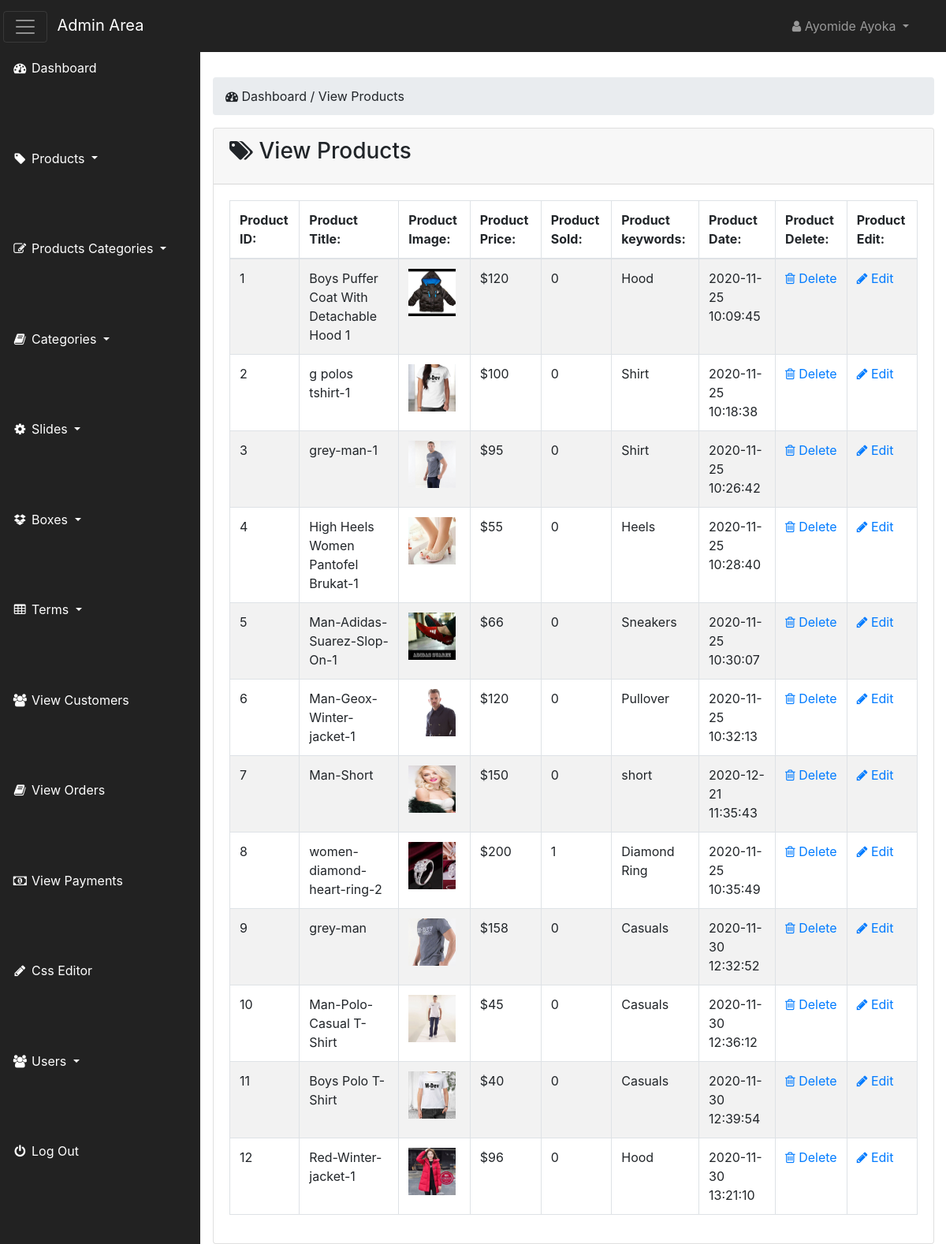
The app's page /admin_area/index.php?view_products (signed in) with its own data.
### tables this page shows
CREATE TABLE `products` (
  `product_id` int(100) NOT NULL,
  `p_cat_id` int(100) NOT NULL,
  `cat_id` int(100) NOT NULL,
  `date` timestamp NOT NULL DEFAULT CURRENT_TIMESTAMP ON UPDATE CURRENT_TIMESTAMP,
  `product_title` text NOT NULL,
  `product_img1` text NOT NULL,
  `product_img2` text NOT NULL,
  `product_img3` text NOT NULL,
  `product_price` int(100) NOT NULL,
  `product_keywords` text NOT NULL,
  `product_desc` text NOT NULL
);

### admin_area/view_products.php (the view)
<?php
   if(!isset($_SESSION['admin_email'])) {
    echo "<script> window.open('login.php','_self') </script>";
   }
   else{
?>
<div class="row">
    <div class="col-lg-12 mt-5">
        <ol class="breadcrumb">
            <li class="active">
                <i class="fa fa-dashboard"></i> Dashboard / View Products
            </li>
        </ol>
    </div>
</div>
<div class="row">
    <div class="col-lg-12">
        <div class="card">
            <div class="card-header">
                <h3 class="card-title">
                  <i class="fa fa-tags"></i> View Products
                </h3>
            </div>
            <div class="card-body">
                <div class="table-responsive">
                    <table class="table table-striped table-bordered table-hover">
                        <thead>
                            <tr>
                                <th> Product ID: </th>
                                <th> Product Title: </th>
                                <th> Product Image: </th>
                                <th> Product Price: </th>
                                <th> Product Sold: </th>
                                <th> Product keywords: </th>
                                <th> Product Date: </th>
                                <th> Product Delete: </th>
                                <th> Product Edit: </th>
                            </tr>
                        </thead>
                        <tbody>
                          <?php
                           $i=0;
                           $get_pro = "select * from products";
                           $run_pro = mysqli_query($con,$get_pro);
                           while($row_pro = mysqli_fetch_array($run_pro)) {
                             $pro_id = $row_pro['product_id'];
                             $pro_title = $row_pro['product_title'];
                             $pro_img1 = $row_pro['product_img1'];
                             $pro_price = $row_pro['product_price'];
                             $pro_keywords = $row_pro['product_keywords'];
                             $pro_date = $row_pro['date'];
                             $i++;
                          ?>
                          <tr>
                              <td> <?php echo $i; ?> </td>
                              <td> <?php echo $pro_title; ?> </td>
                              <td> <img src="product_images/<?php echo $pro_img1; ?>" alt="" width="60" height="60"> </td>
                              <td> $<?php echo $pro_price; ?> </td>
                              <td> <?php
                                 $get_sold = "select * from pending_orders where product_id='$pro_id'";
                                 $run_sold = mysqli_query($con,$get_sold);
                                 $count = mysqli_num_rows($run_sold);
                                 echo $count;
                              ?> </td>
                              <td> <?php echo $pro_keywords ?> </td>
                              <td> <?php echo $pro_date ?> </td>
                              <td>
                                  <a href="index.php?delete_product=<?php echo $pro_id; ?>">
                                     <i class="fa fa-trash-o"></i> Delete
                                  </a>
                             </td>
                              <td>
                                  <a href="index.php?edit_product=<?php echo $pro_id; ?>">
                                    <i class="fa fa-pencil"></i> Edit
                                  </a>
                              </td>
                          </tr>
                         <?php } ?>
                        </tbody>
                    </table>
                </div>
            </div>
        </div>
    </div>
</div>
<?php } ?>

### admin_area/includes/sidebar.php (shortened to what this page needs)
<?php
   if(!isset($_SESSION['admin_email'])) {
    echo "<script> window.open('login.php','_self') </script>";
   }
   else{
?>
<nav class="navbar navbar-inverse fixed-top navbar-dark bg-dark" id="first-nav">
    <div class="navbar-header">
        <button class="navbar-toggler mr-2" id="basttoggle" type="button" data-toggle="collapse" data-target=".navbar-ex1-collapse">
            <span class="navbar-toggler-icon"></span>
        </button>
        <a href="index.php?dashboard" class="navbar-brand">Admin Area</a>
    </div>
    <ul class="nav navbar-right top-nav">
        <li class="nav-item dropdown">
            <a class="nav-link dropdown-toggle" href="#" data-toggle="dropdown">
               <i class="fa fa-user"></i> <?php echo $admin_name; ?>
            </a>
        </li>
    </ul>
    <div class=" navbar-collapse navbar-ex1-collapse">
        <ul class="nav side-nav" id="side-nav">
            <li>
                <a class="nav-link" href="index.php?dashboard">
                  <i class="fa fa-fw fa-dashboard"></i> Dashboard
                </a>
            </li>
            <li class="nav-item dropdown">
                <a class="nav-link dropdown-toggle" href="#" data-toggle="dropdown" data-target="#products">
                  <i class="fa fa-fw fa-tag"></i> Products
                </a>
            </li>
            <li class="nav-item dropdown">
                <a class="nav-link dropdown-toggle" href="#" data-toggle="dropdown" data-target="#products">
                  <i class="fa fa-fw fa-edit"></i> Products Categories
                </a>
            </li>
            <li class="nav-item dropdown">
                <a class="nav-link dropdown-toggle" href="#" data-toggle="dropdown" data-target="#products">
                  <i class="fa fa-fw fa-book"></i> Categories
                </a>
            </li>
            <li class="nav-item dropdown">
                <a class="nav-link dropdown-toggle" href="#" data-toggle="dropdown" data-target="#products">
                  <i class="fa fa-fw fa-gear"></i> Slides
                </a>
            </li>
            <li class="nav-item dropdown">
                <a class="nav-link dropdown-toggle" href="#" data-toggle="dropdown" data-target="#products">
                  <i class="fa fa-fw fa-dropbox"></i> Boxes
                </a>
            </li>
            <li class="nav-item dropdown">
                <a class="nav-link dropdown-toggle" href="#" data-toggle="dropdown" data-target="#products">
                  <i class="fa fa-fw fa-table"></i> Terms
                </a>
            </li>
            <li>
                <a  class="nav-link" href="index.php?view_customers">
                  <i class="fa fa-fw fa-users"></i> View Customers
                </a>
            </li>
            <li>
                <a  class="nav-link" href="index.php?view_orders">
                  <i class="fa fa-fw fa-book"></i> View Orders
                </a>
            </li>
            <li>
                <a  class="nav-link" href="index.php?view_payments">
                  <i class="fa fa-fw fa-money"></i> View Payments
                </a>
            </li>
            <li>
                <a  class="nav-link" href="index.php?edit_css">
                  <i class="fa fa-fw fa-pencil"></i> Css Editor
                </a>
            </li>
            <li class="nav-item dropdown">
                <a class="nav-link dropdown-toggle" href="#" data-toggle="dropdown" data-target="#products">
                  <i class="fa fa-fw fa-users"></i> Users
                </a>
            </li>
            <li>
                <a class="nav-link" href="logout.php">
                  <i class="fa fa-fw fa-power-off"></i> Log Out
                </a>
            </li>
        </ul>
    </div>
</nav>
<?php } ?>

### admin_area/css/style.css (style rules this page uses)
* { margin: 0; padding: 0; }
body { margin-top: 100px; }
@media (min-width:768px) { body { margin-top: 50px; } }
#first-nav { background-color: #222222 !important; }
#first-nav #basttoggle { margin-left: -12px; }
#first-nav .top-nav { margin:0 15px; }
.top-nav>li>a { color:#999999; line-height: 20px; padding-top: 15px; padding-bottom: 15px; }
#side-nav { margin: -17px !important; }
.side-nav>li { padding: 0; margin: 0; }
.side-nav>li>a { color: #ffffff; }
@media (min-width:768px) { .side-nav { position: fixed; top: 83px; bottom: 0; width: 255px; overflow-x: hidden; overflow-y: auto; background-color: #222222; padding-bottom: 40px; border-radius: 0; } }
@media (min-width:768px) { .side-nav>li>a { width: 255px; } }
.card-body { border-radius: 5px; }

### records on screen
products: product_title "Boys Puffer Coat With Detachable Hood 1", product_img1 (picture), product_price "120", count "0", product_keywords "Hood", date "2020-11-25 10:09:45"
products: product_title "g polos tshirt-1", product_img1 (picture), product_price "100", count "0", product_keywords "Shirt", date "2020-11-25 10:18:38"
products: product_title "grey-man-1", product_img1 (picture), product_price "95", count "0", product_keywords "Shirt", date "2020-11-25 10:26:42"
products: product_title "High Heels Women Pantofel Brukat-1", product_img1 (picture), product_price "55", count "0", product_keywords "Heels", date "2020-11-25 10:28:40"
products: product_title "Man-Adidas-Suarez-Slop-On-1", product_img1 (picture), product_price "66", count "0", product_keywords "Sneakers", date "2020-11-25 10:30:07"
products: product_title "Man-Geox-Winter-jacket-1", product_img1 (picture), product_price "120", count "0", product_keywords "Pullover", date "2020-11-25 10:32:13"
products: product_title "Man-Short", product_img1 (picture), product_price "150", count "0", product_keywords "short", date "2020-12-21 11:35:43"
products: product_title "women-diamond-heart-ring-2", product_img1 (picture), product_price "200", count "1", product_keywords "Diamond Ring", date "2020-11-25 10:35:49"
products: product_title "grey-man", product_img1 (picture), product_price "158", count "0", product_keywords "Casuals", date "2020-11-30 12:32:52"
products: product_title "Man-Polo-Casual T-Shirt", product_img1 (picture), product_price "45", count "0", product_keywords "Casuals", date "2020-11-30 12:36:12"
products: product_title "Boys Polo T-Shirt", product_img1 (picture), product_price "40", count "0", product_keywords "Casuals", date "2020-11-30 12:39:54"
products: product_title "Red-Winter-jacket-1", product_img1 (picture), product_price "96", count "0", product_keywords "Hood", date "2020-11-30 13:21:10"

### other values on screen
$admin_name "Ayomide Ayoka"
